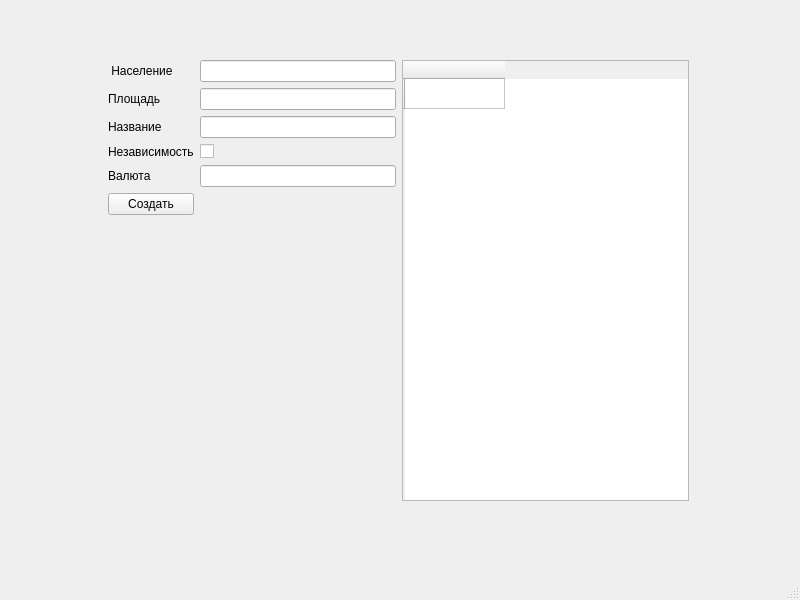
<?xml version="1.0" encoding="UTF-8"?>
<ui version="4.0">
 <class>MainWindow</class>
 <widget class="QMainWindow" name="MainWindow">
  <property name="geometry">
   <rect>
    <x>0</x>
    <y>0</y>
    <width>800</width>
    <height>600</height>
   </rect>
  </property>
  <property name="windowTitle">
   <string>MainWindow</string>
  </property>
  <widget class="QWidget" name="centralwidget">
   <widget class="QWidget" name="gridLayoutWidget_2">
    <property name="geometry">
     <rect>
      <x>108</x>
      <y>60</y>
      <width>581</width>
      <height>441</height>
     </rect>
    </property>
    <layout class="QGridLayout" name="gridLayout_2">
     <item row="0" column="0">
      <layout class="QGridLayout" name="gridLayout">
       <item row="1" column="0">
        <widget class="QLabel" name="label_2">
         <property name="text">
          <string>Площадь</string>
         </property>
        </widget>
       </item>
       <item row="4" column="0">
        <widget class="QLabel" name="label_5">
         <property name="text">
          <string>Валюта</string>
         </property>
        </widget>
       </item>
       <item row="3" column="1">
        <widget class="QCheckBox" name="independence">
         <property name="text">
          <string/>
         </property>
        </widget>
       </item>
       <item row="4" column="1">
        <widget class="QLineEdit" name="curerncy"/>
       </item>
       <item row="2" column="0">
        <widget class="QLabel" name="label_3">
         <property name="text">
          <string>Название</string>
         </property>
        </widget>
       </item>
       <item row="1" column="1">
        <widget class="QLineEdit" name="area"/>
       </item>
       <item row="0" column="0">
        <widget class="QLabel" name="label">
         <property name="text">
          <string> Население</string>
         </property>
        </widget>
       </item>
       <item row="0" column="1">
        <widget class="QLineEdit" name="population"/>
       </item>
       <item row="3" column="0">
        <widget class="QLabel" name="label_4">
         <property name="text">
          <string>Независимость</string>
         </property>
        </widget>
       </item>
       <item row="2" column="1">
        <widget class="QLineEdit" name="name"/>
       </item>
       <item row="5" column="0">
        <layout class="QVBoxLayout" name="verticalLayout">
         <item>
          <widget class="QPushButton" name="create">
           <property name="text">
            <string>Создать</string>
           </property>
          </widget>
         </item>
         <item>
          <widget class="QLabel" name="result">
           <property name="enabled">
            <bool>true</bool>
           </property>
           <property name="text">
            <string/>
           </property>
          </widget>
         </item>
        </layout>
       </item>
      </layout>
     </item>
     <item row="0" column="1">
      <widget class="QTableWidget" name="tableWidget">
       <row>
        <property name="text">
         <string/>
        </property>
       </row>
       <column>
        <property name="text">
         <string/>
        </property>
       </column>
      </widget>
     </item>
    </layout>
   </widget>
  </widget>
  <widget class="QMenuBar" name="menubar">
   <property name="geometry">
    <rect>
     <x>0</x>
     <y>0</y>
     <width>800</width>
     <height>22</height>
    </rect>
   </property>
  </widget>
  <widget class="QStatusBar" name="statusbar"/>
 </widget>
 <resources/>
 <connections/>
</ui>
